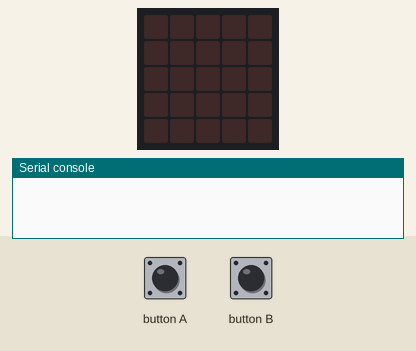
Bench run of a program on a simulated BBC micro:bit running MicroPython. Shown: the board's 5×5 LED display, the last lines printed to the serial console. The test bench sets the inputs (shaded band). No radio messages arrive unless stated (any console line starting 'radio sent:' is added by the test bench).

Above: at 1.2 s.
1.3 s: button A pressed for 1 s
At 1.7 s:
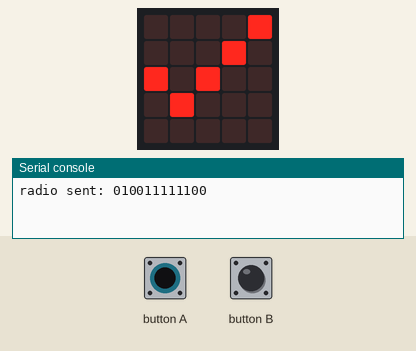
4.1 s: button B pressed for 3.2 s
8.8 s: button A pressed for 3.2 s
Timing chart, 0 to 11.8 s (numbered marks = the images above; inputs shaded):
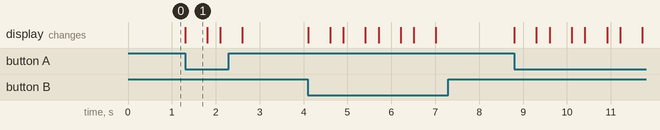

The program:

3845898_sender3.py
```python
from microbit import *
import radio

radio.on()
radio.config(group=3)

data = "01001111"  # Binary for the English character "O"
sent_counter = 0


def numberOfCheckBits(m):
    for p in range(m):
        if 2 ** p >= m + p + 1:
            return p


def reverseString(s):
    str = ""
    for i in s:
        str = i + str
    return str


def positionOfRedundantBits(incoming, p):
    m = len(data)
    power = 0
    slot = ""
    k = 1

    # If position is power of 2 then insert "0"
    # Else append the actual data to the slots
    for i in range(1, m + p + 1):
        if i == 2 ** power:
            slot += "0"
            power += 1
        else:
            slot += incoming[len(incoming) - k]
            k += 1
    reversed = reverseString(slot)
    return reversed


def calculateParityBits(array, p):
    n = len(array)

    for i in range(p):
        value = 0
        for j in range(1, n + 1):
            if j & (2 ** i) == (2 ** i):
                value = value ^ int(array[-1 * j])

        array = array[: n - (2 ** i)] + str(value) + array[n - (2 ** i) + 1 :]
    return array

# detailed explanation in the pdf document
m = len(data)
p = numberOfCheckBits(m)

array = positionOfRedundantBits(data, p)

array = calculateParityBits(array, p)

while True:
    while sent_counter <= 20:
        if button_a.is_pressed():
            radio.send(str(array))
            sent_counter += 1

            display.show(Image("00009:00090:90900:09000:00000"))
            sleep(500)
            display.clear()
            sleep(300)
        if button_b.is_pressed():
            radio.send(array[1:] + "1")
            sent_counter += 1

            display.show(Image("00009:00090:90900:09000:00000"))
            sleep(500)
            display.clear()
            sleep(300)
```

Measured:
- after the input at 1.3 s, the display: changes at once (image 1)
- what the display in image 1 shows lasts 0.5 s, from 1.3 s to 1.8 s
